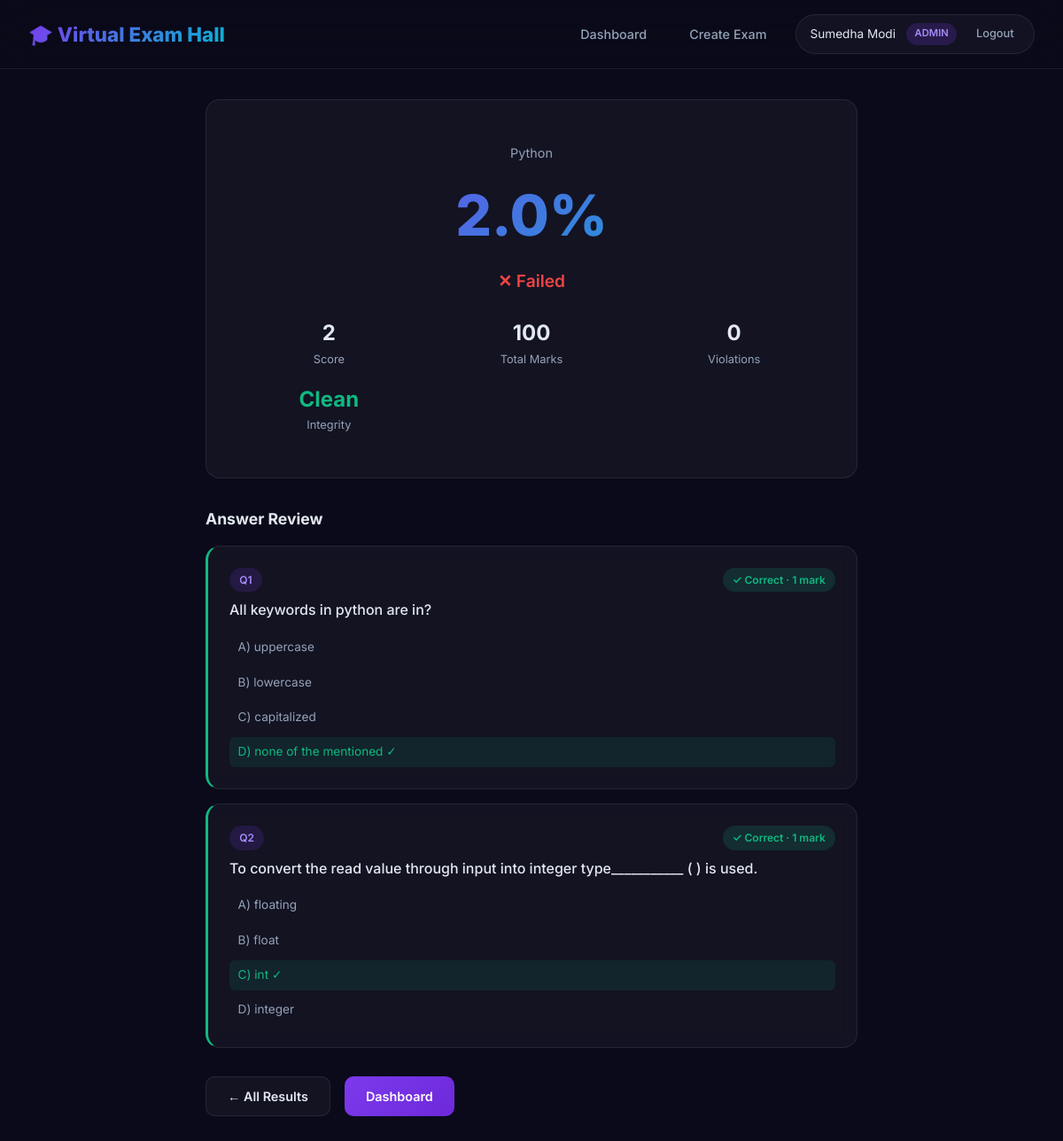
Screenshot of /student/result/1 (signed in) with the database file from the repository.
### models.py (models this page shows, shortened)
class User(UserMixin, db.Model):
    id = db.Column(db.Integer, primary_key=True) #auto incrementing unique id for each user
    username = db.Column(db.String(80), unique=True, nullable=False)
    email = db.Column(db.String(120), unique=True, nullable=False)
    password_hash = db.Column(db.String(256), nullable=False) #stores the hashed password instead of plain text for security
    full_name = db.Column(db.String(100), nullable=False)
    role = db.Column(db.String(20), nullable=False, default='student') #stores whether user is admin or student default =student
    created_at = db.Column(db.DateTime, default=datetime.utcnow) #automatically saves date and time when user is created
    exams_created = db.relationship('Exam', backref='creator', lazy=True)
    attempts = db.relationship('ExamAttempt', backref='student', lazy=True)

class Exam(db.Model):
    id = db.Column(db.Integer, primary_key=True)
    title = db.Column(db.String(200), nullable=False)
    description = db.Column(db.Text)
    subject = db.Column(db.String(100), nullable=False, default='General')
    duration_minutes = db.Column(db.Integer, nullable=False)
    total_marks = db.Column(db.Integer, nullable=False)
    passing_percentage = db.Column(db.Integer, default=40)
    created_by = db.Column(db.Integer, db.ForeignKey('user.id'), nullable=False)
    is_active = db.Column(db.Boolean, default=True) #admin can hide/show exam to students
    proctoring_enabled = db.Column(db.Boolean, default=True)#whether webcam monitoring is on
    max_violations = db.Column(db.Integer, default=5) #number of violations allowed before exam is flagged
    created_at = db.Column(db.DateTime, default=datetime.utcnow)
    questions = db.relationship('Question', backref='exam', lazy=True, cascade='all, delete-orphan')
    attempts = db.relationship('ExamAttempt', backref='exam', lazy=True)

class ExamAttempt(db.Model):
    id = db.Column(db.Integer, primary_key=True)
    student_id = db.Column(db.Integer, db.ForeignKey('user.id'), nullable=False)
    exam_id = db.Column(db.Integer, db.ForeignKey('exam.id'), nullable=False)
    start_time = db.Column(db.DateTime, default=datetime.utcnow)
    end_time = db.Column(db.DateTime)
    score = db.Column(db.Integer, default=0)
    total_marks = db.Column(db.Integer, default=0)
    percentage = db.Column(db.Float, default=0.0)
    is_flagged = db.Column(db.Boolean, default=False) #true if student crossed max violations
    violation_count = db.Column(db.Integer, default=0) #total number of cheating attempt
    status = db.Column(db.String(20), default='in_progress')
    answers = db.relationship('Answer', backref='attempt', lazy=True, cascade='all, delete-orphan')
    violations = db.relationship('Violation', backref='attempt', lazy=True, cascade='all, delete-orphan')

class Answer(db.Model):
    id = db.Column(db.Integer, primary_key=True)
    attempt_id = db.Column(db.Integer, db.ForeignKey('exam_attempt.id'), nullable=False)
    question_id = db.Column(db.Integer, db.ForeignKey('question.id'), nullable=False)
    student_answer = db.Column(db.String(500))
    is_correct = db.Column(db.Boolean, default=False)

class Question(db.Model):
    id = db.Column(db.Integer, primary_key=True)
    exam_id = db.Column(db.Integer, db.ForeignKey('exam.id'), nullable=False)
    question_text = db.Column(db.Text, nullable=False)
    question_type = db.Column(db.String(20), nullable=False)  # 'mcq' or 'short_answer'
    option_a = db.Column(db.String(500))
    option_b = db.Column(db.String(500))
    option_c = db.Column(db.String(500))
    option_d = db.Column(db.String(500))
    correct_answer = db.Column(db.String(500), nullable=False)
    marks = db.Column(db.Integer, nullable=False, default=1)
    order_num = db.Column(db.Integer, default=0) #used to maintain the order of questions in the exam

### app.py (the view)
@app.route('/student/result/<int:attempt_id>')
@login_required
def student_result_detail(attempt_id):
    attempt = ExamAttempt.query.get_or_404(attempt_id)
    if attempt.student_id != current_user.id and current_user.role != 'admin':
        flash('Access denied.', 'error')
        return redirect(url_for('index'))
    for answer in attempt.answers:
        answer.question = Question.query.get(answer.question_id)
    return render_template('student/result_detail.html', attempt=attempt)

### app.py (called while the page is built)
@login_manager.user_loader
def load_user(user_id):
    return User.query.get(int(user_id))

### templates/student/result_detail.html (shortened to what this page needs)
{% extends "base.html" %}
{% block content %}
<div class="page-wrapper">
    <div class="container" style="max-width:800px;">
        <div class="result-hero">
            <div style="font-size:.9rem;color:var(--text-muted);margin-bottom:.5rem;">{{ attempt.exam.title }}</div>
            <div class="result-score">{{ "%.1f"|format(attempt.percentage) }}%</div>
            {% if attempt.percentage >= attempt.exam.passing_percentage %}
                <div class="result-status passed">✓ Passed</div>
            {% else %}
                <div class="result-status failed">✕ Failed</div>
            {% endif %}
            <div class="result-details">
                <div class="result-detail-item">
                    <div class="value">{{ attempt.score }}</div>
                    <div class="label">Score</div>
                </div>
                <div class="result-detail-item">
                    <div class="value">{{ attempt.total_marks }}</div>
                    <div class="label">Total Marks</div>
                </div>
                <div class="result-detail-item">
                    <div class="value">{{ attempt.violation_count }}</div>
                    <div class="label">Violations</div>
                </div>
                <div class="result-detail-item">
                    <div class="value">
                        {% if attempt.is_flagged %}
                            <span style="color:var(--danger);">Flagged</span>
                        {% else %}
                            <span style="color:var(--success);">Clean</span>
                        {% endif %}
                    </div>
                    <div class="label">Integrity</div>
                </div>
            </div>
        </div>
        <h2 class="section-title">Answer Review</h2>
        {% for answer in attempt.answers %}
        {% set q = answer.question %}
        <div class="glass-card" style="margin-bottom:1rem;border-left:3px solid {{ 'var(--success)' if answer.is_correct else 'var(--danger)' }};">
            <div style="display:flex;justify-content:space-between;align-items:center;margin-bottom:.5rem;">
                <span class="badge badge-purple">Q{{ loop.index }}</span>
                <span class="badge {{ 'badge-success' if answer.is_correct else 'badge-danger' }}">
                    {{ '✓ Correct' if answer.is_correct else '✕ Wrong' }} · {{ q.marks }} mark{{ 's' if q.marks > 1 }}
                </span>
            </div>
            <p style="font-weight:500;margin-bottom:.75rem;">{{ q.question_text }}</p>
            {% if q.question_type == 'mcq' %}
            <div style="font-size:.85rem;color:var(--text-muted);display:grid;gap:.3rem;">
                {% for opt in ['a','b','c','d'] %}
                {% set val = q['option_' + opt] %}
                {% if val %}
                <div style="padding:.4rem .6rem;border-radius:6px;
                    {% if opt|upper == q.correct_answer %}background:rgba(16,185,129,.1);color:var(--success);
                    {% elif opt|upper == answer.student_answer and not answer.is_correct %}background:rgba(239,68,68,.1);color:var(--danger);
                    {% endif %}">
                    {{ opt|upper }}) {{ val }}
                    {% if opt|upper == q.correct_answer %} ✓{% endif %}
                </div>
                {% endif %}
                {% endfor %}
            </div>
            {% else %}
            <div style="font-size:.85rem;">
                <p style="color:var(--text-muted);">Your answer: <span style="color:var(--text);">{{ answer.student_answer or 'Not answered' }}</span></p>
                <p style="color:var(--success);margin-top:.3rem;">Correct answer: {{ q.correct_answer }}</p>
            </div>
            {% endif %}
        </div>
        {% endfor %}
        <div style="margin-top:2rem;display:flex;gap:1rem;">
            <a href="{{ url_for('student_results') }}" class="btn btn-secondary">← All Results</a>
            <a href="{{ url_for('student_dashboard') }}" class="btn btn-primary">Dashboard</a>
        </div>
    </div>
</div>
{% endblock %}

### templates/base.html (shortened to what this page needs)
<!DOCTYPE html>
<html lang="en">
<head>
    <link rel="stylesheet" href="{{ url_for('static', filename='css/style.css') }}">
</head>
<body>
    {% if not hide_navbar %}
    <nav class="navbar">
        <a href="/" class="nav-brand">🎓 Virtual Exam Hall</a>
        <div class="nav-links" id="navLinks">
            {% if current_user.is_authenticated %}
                {% if current_user.role == 'admin' %}
                    <a href="{{ url_for('admin_dashboard') }}" class="nav-link {% if request.endpoint == 'admin_dashboard' %}active{% endif %}">Dashboard</a>
                    <a href="{{ url_for('create_exam') }}" class="nav-link {% if request.endpoint == 'create_exam' %}active{% endif %}">Create Exam</a>
                {% else %}
                    <a href="{{ url_for('student_dashboard') }}" class="nav-link {% if request.endpoint == 'student_dashboard' %}active{% endif %}">Dashboard</a>
                    <a href="{{ url_for('student_results') }}" class="nav-link {% if request.endpoint == 'student_results' %}active{% endif %}">My Results</a>
                {% endif %}
                <div class="nav-user">
                    <span>{{ current_user.full_name }}</span>
                    <span class="role-badge role-{{ current_user.role }}">{{ current_user.role }}</span>
                    <a href="{{ url_for('logout') }}" class="nav-link" style="padding:.3rem .6rem;font-size:.8rem;">Logout</a>
                </div>
            {% else %}
                <a href="{{ url_for('login') }}" class="nav-link">Login</a>
                <a href="{{ url_for('register') }}" class="nav-link">Register</a>
            {% endif %}
        </div>
    </nav>
    {% endif %}
    {% block content %}{% endblock %}
</body>
</html>

### static/css/style.css (style rules this page uses)
:root { --bg-primary: #0a0a1a; --bg-secondary: #111128; --bg-card: rgba(255,255,255,0.04); --bg-card-hover: rgba(255,255,255,0.08); --glass-border: rgba(255,255,255,0.08); --primary: #7c3aed; --primary-light: #a78bfa; --secondary: #06b6d4; --accent: #8b5cf6; --success: #10b981; --danger: #ef4444; --warning: #f59e0b; --text: #e2e8f0; --text-muted: #94a3b8; --text-dim: #64748b; --radius: 16px; --radius-sm: 10px; --shadow: 0 8px 32px rgba(0,0,0,0.3); }
* { margin:0; padding:0; box-sizing:border-box; }
html { scroll-behavior: smooth; }
body { font-family:'Inter',sans-serif; background:var(--bg-primary); color:var(--text); min-height:100vh; line-height:1.6; }
a { color:var(--primary-light); text-decoration:none; transition:color .2s; }
.navbar { position:fixed; top:0; left:0; right:0; z-index:1000; padding:1rem 2rem; display:flex; align-items:center; justify-content:space-between; background:rgba(10,10,26,0.7); backdrop-filter:blur(20px); border-bottom:1px solid var(--glass-border); transition:all .3s; }
.nav-brand { font-size:1.4rem; font-weight:800; background:linear-gradient(135deg,var(--primary),var(--secondary)); -webkit-background-clip:text; -webkit-text-fill-color:transparent; }
.nav-links { display:flex; gap:1rem; align-items:center; }
.nav-link { padding:.5rem 1rem; border-radius:var(--radius-sm); color:var(--text-muted); font-weight:500; font-size:.9rem; transition:all .2s; }
.nav-user { display:flex; align-items:center; gap:.75rem; padding:.4rem .8rem .4rem 1rem; background:var(--bg-card); border:1px solid var(--glass-border); border-radius:50px; font-size:.85rem; }
.nav-user .role-badge { padding:.2rem .6rem; border-radius:50px; font-size:.7rem; font-weight:600; text-transform:uppercase; }
.role-admin { background:rgba(124,58,237,.2); color:var(--primary-light); }
.page-wrapper { padding-top:80px; min-height:100vh; }
.container { max-width:1200px; margin:0 auto; padding:2rem; }
.glass-card { background:var(--bg-card); border:1px solid var(--glass-border); border-radius:var(--radius); padding:1.5rem; backdrop-filter:blur(10px); transition:all .3s; }
.btn { display:inline-flex; align-items:center; gap:.5rem; padding:.65rem 1.5rem; border:none; border-radius:var(--radius-sm); font-family:inherit; font-size:.9rem; font-weight:600; cursor:pointer; transition:all .2s; text-decoration:none; }
.btn-primary { background:linear-gradient(135deg,var(--primary),#6d28d9); color:#fff; }
.btn-secondary { background:var(--bg-card); color:var(--text); border:1px solid var(--glass-border); }
.badge { display:inline-flex; align-items:center; padding:.25rem .7rem; border-radius:50px; font-size:.75rem; font-weight:600; }
.badge-success { background:rgba(16,185,129,.15); color:var(--success); }
.badge-purple { background:rgba(124,58,237,.15); color:var(--primary-light); }
.result-hero { text-align:center; padding:3rem 2rem; background:var(--bg-card); border:1px solid var(--glass-border); border-radius:var(--radius); margin-bottom:2rem; }
.result-score { font-size:4rem; font-weight:800; background:linear-gradient(135deg,var(--primary),var(--secondary)); -webkit-background-clip:text; -webkit-text-fill-color:transparent; }
.result-status { font-size:1.2rem; font-weight:600; margin-top:.5rem; }
.result-status.failed { color:var(--danger); }
.result-details { display:grid; grid-template-columns:repeat(auto-fit,minmax(180px,1fr)); gap:1rem; margin-top:1.5rem; }
.result-detail-item { text-align:center; }
.result-detail-item .value { font-size:1.5rem; font-weight:700; color:var(--text); }
.result-detail-item .label { font-size:.8rem; color:var(--text-muted); }
.section-title { font-size:1.1rem; font-weight:700; margin-bottom:1rem; color:var(--text); }

### rows the page displays
User: full_name "Sumedha Modi", role "ADMIN"
Exam: exam "Python"
ExamAttempt: percentage "2.0", score "2", total_marks "100", violation_count "0"
Answer: is_correct "✓ Correct", opt "A" "B" "C" "D"
Question: marks "1", question_text "All keywords in python are in?", option_a "uppercase" "lowercase" "capitalized" "none of the mentioned"
Answer: is_correct "✓ Correct", opt "A" "B" "C" "D"
Question: marks "1", question_text "To convert the read value through input into integer type___________ ( ) is used.", option_a "floating" "float" "int" "integer"
